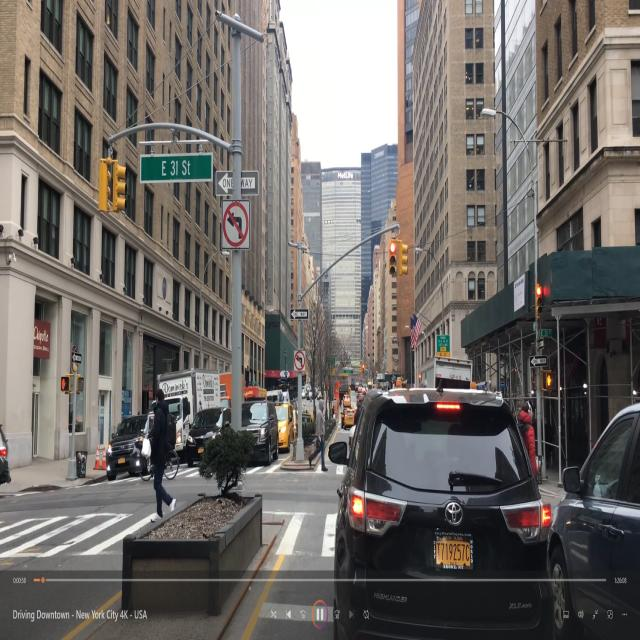
#> input picture crosswalks/images/-41-_png.rf.acb77c9fe9f4b2028122076da7c62aba.jpg, 640 x 640 px, found by its file name; its folder holds only this picture in this run
$ python test_images.py
#> lines starting #> are read from the running program, lines starting #| are printed output that depends on the picture; after the words box and inside, x2 and y2 are one past the last pixel; in counts of white or black regions, pixels touching at a corner belong together
### crosswalks/detect.py
import cv2
import numpy as np
from sklearn.cluster import KMeans
import os

from utils import colorize_image, group_contours

def process_image(img):
    # make ROI
    height, _ = img.shape[:2]
    roi = img[height // 3:, :]

    lab_img = cv2.cvtColor(roi, cv2.COLOR_BGR2LAB)
    l_channel, _, _ = cv2.split(lab_img)

    mean = np.mean(l_channel.flatten())

    l_channel_reshaped = l_channel.reshape(-1, 1)
    num_clusters = 3 if mean < 55 else 4 if mean < 75 else 5 if mean < 110 else 11

    kmeans = KMeans(n_clusters=num_clusters)
    kmeans.fit(l_channel_reshaped)

    cluster_centers = kmeans.cluster_centers_
    labels = kmeans.predict(l_channel_reshaped)
    labels = labels.reshape(l_channel.shape)

    #colorize the image based on the kmeans labels
    cluster_image = colorize_image(l_channel, cluster_centers, labels)
    max_value = np.max(cluster_image)

    # prepere for threshold
    max_mask = (cluster_image == max_value)

    # thresholding
    max_br_image = np.zeros_like(cluster_image)
    max_br_image[max_mask] = 255
    max_br_image[~max_mask] = 0

    # do Morphology to reduce the noise in and around possible crosswalks
    kernel = np.ones((3, 3), np.uint8)
    morph = cv2.morphologyEx(max_br_image, cv2.MORPH_OPEN, kernel)
    kernel = np.ones((5, 5), np.uint8)
    morph = cv2.morphologyEx(morph, cv2.MORPH_CLOSE, kernel)

    # find contours
    cntrs = cv2.findContours(morph, cv2.RETR_EXTERNAL, cv2.CHAIN_APPROX_SIMPLE)
    cntrs = cntrs[0] if len(cntrs) == 2 else cntrs[1]

    contours = roi.copy()
    good_contours = []

    for contour in cntrs:
        epsilon = 0.02 * cv2.arcLength(contour, True)
        approx = cv2.approxPolyDP(contour, epsilon, True)

        x, y, w, h = cv2.boundingRect(approx)
        aspect_ratio = w / float(h)
        area = cv2.contourArea(contour)

        if 0.15 <= aspect_ratio <= 7 and h > 10 and 60 < area < 8000:
            good_contours.append(contour)
            cv2.drawContours(contours, [contour], -1, (0, 0, 255), 1)

    # Aggregate the groups that have an intersection between their boxes
    # The boxes of the groups are defined by taking the minimum x, minimum y, maximum x, and maximum y
    groups = group_contours(good_contours)

    result = roi.copy()
    for i, rect in enumerate(groups):
        x_min, y_min, w, h = rect

        # draw on the image applied with the roi
        cv2.rectangle(result, (x_min, y_min), (x_min + w, y_min + h), (0, 255, 0), 2)

        # save original image rectangle
        groups[i] = (x_min, y_min + height // 3, w, h)
    return ([roi, cluster_image, morph, contours, result], groups)

### crosswalks/utils.py
import cv2
import numpy as np

def group_contours(contours, min_group_size=3):
    groups = []
    for i, contour in enumerate(contours):
        group = [contour]

        for j, contour2 in enumerate(contours):
            if i != j:
                cx, cy, cw, ch = cv2.boundingRect(contours[j])
                mean_h = sum(cv2.boundingRect(c)[3] for c in group) / len(group)
                mean_w = sum(cv2.boundingRect(c)[2] for c in group) / len(group)
                mean_center_y = sum((cv2.boundingRect(c)[1] + cv2.boundingRect(c)[3]) / 2.0 for c in group) / len(group)
                current_center_y = ((cy + ch) / 2.0)
                mean_area = sum(cv2.contourArea(c) for c in group) / len(group)
                current_area = cv2.contourArea(contours[j])

                if (abs(ch - mean_h) / mean_h < 0.2 and
                    abs(cw - mean_w) / mean_w < 0.5 and
                    abs(current_center_y - mean_center_y) / mean_h < 0.2 and
                    abs(current_area - mean_area) / mean_area < 0.65):
                    group.append(contour2)

        groups.append(group)

    # Merge intersecting bounding rectangles into single groups
    merged_groups = []
    for group in groups:
        if len(group) >= min_group_size:
            # Ensure all contours in the group are non-empty before merging
            non_empty_contours = [c for c in group if len(c) > 0]
            if non_empty_contours:
                merged_rect = cv2.boundingRect(np.vstack(non_empty_contours))
                merged_groups.append(merged_rect)

    # Further merge groups if their bounding rectangles intersect
    final_groups = []
    while merged_groups:
        rect1 = merged_groups.pop(0)
        x1, y1, w1, h1 = rect1
        merge_occurred = False
        for i, rect2 in enumerate(merged_groups):
            x2, y2, w2, h2 = rect2
            if (x1 < x2 + w2 and x1 + w1 > x2 and y1 < y2 + h2 and y1 + h1 > y2):
                # Merge rect1 and rect2 into a single rectangle
                new_x = min(x1, x2)
                new_y = min(y1, y2)
                new_w = max(x1 + w1, x2 + w2) - new_x
                new_h = max(y1 + h1, y2 + h2) - new_y
                merged_groups[i] = (new_x, new_y, new_w, new_h)
                merge_occurred = True
                break
        if not merge_occurred:
            final_groups.append(rect1)

    return final_groups

def colorize_image(image, cluster_centers, labels):
    colorized_image = np.zeros_like(image, dtype=np.uint8)

    for i in range(image.shape[0]):
        for j in range(image.shape[1]):
            cluster_index = labels[i, j]
            colorized_image[i, j] = int(cluster_centers[cluster_index][0])

    return colorized_image

### crosswalks/test_images.py
import cv2
import numpy as np
import os

from detect import process_image

def create_collage(images, output_path):
    rows = 2
    collage_height = 320 * rows
    collage_width = 960
    collage = np.zeros((collage_height, collage_width, 3), dtype=np.uint8)

    for i, img in enumerate(images):
        row = i // 3
        col = i % 3
        resized_img = cv2.resize(img, (320, 320))

        if len(resized_img.shape) == 2:
            resized_img = cv2.cvtColor(resized_img, cv2.COLOR_GRAY2BGR)

        collage[row * 320:(row + 1) * 320, col * 320:(col + 1) * 320] = resized_img

    cv2.imwrite(output_path, collage)

if __name__ == "__main__":
    input_dir = './crosswalks/images'
    output_dir = './crosswalks/outputs'

    for image_name in os.listdir(input_dir):
        image_path = os.path.join(input_dir, image_name)
        image = cv2.imread(image_path)
#> image is the input picture: shape (640, 640, 3); mean B, G, R 102.9, 106.7, 111.5

        if image is None:
            print(f'Error: Could not open image {image_name}.')
            continue

        (a, _) = process_image(image)
#> in process_image, `l_channel, _, _ = cv2.split(lab_img)`:
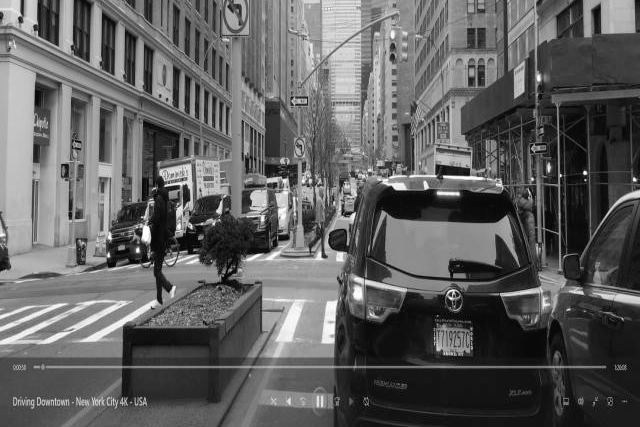
#> l_channel: shape (427, 640); min 0, max 255, mean 95.8
#> in process_image, `mean = np.mean(l_channel.flatten())`: mean = 95.83
#> in process_image, `num_clusters = 3 if mean < 55 else 4 if mean < 75 else 5 if mean < 110..`: num_clusters = 5
#> in process_image, `cluster_centers = kmeans.cluster_centers_`: cluster_centers = [29.23, 123.6, 76.81, 205.9, 160.5]
#> in process_image, `labels = labels.reshape(l_channel.shape)`:
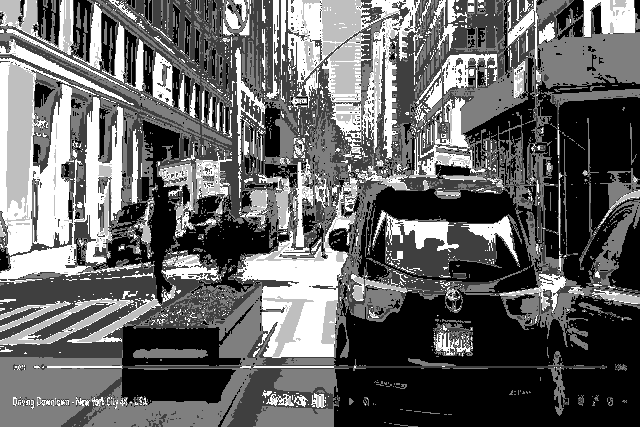
#> labels: shape (427, 640) int32; min 0, max 4, mean 1.58; drawn with min black and max white
#> in process_image, `max_value = np.max(cluster_image)`: max_value = 205
#> in process_image, `max_mask = (cluster_image == max_value)`:
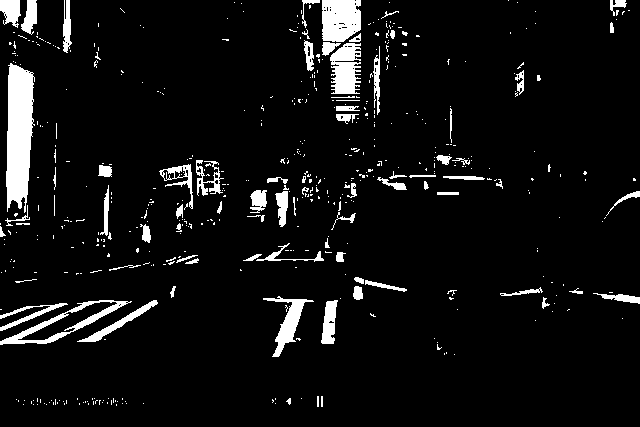
#> max_mask: shape (427, 640) bool; 6.6% white; 515 white regions (435 under 20 px)
#> after the loop in process_image, `for contour in cntrs:`:
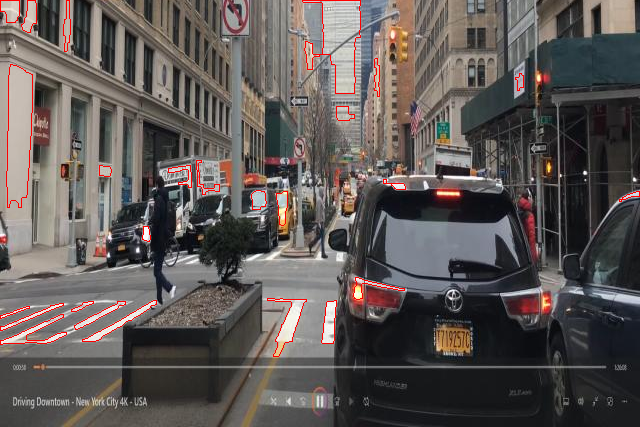
#> contours: shape (427, 640, 3); mean B, G, R 86.1, 88.3, 94.6
#> after the loop in process_image, `for contour in cntrs:`: good_contours = 25 contours; largest, box (x1, y1, x2, y2) and area: (6, 64, 33, 208) 3009, (302, 0, 361, 94) 2949, (267, 298, 307, 357) 740, (0, 314, 67, 345) 504, (321, 300, 337, 344) 456
#> the loop in group_contours, `for i, contour in enumerate(contours):` made 25 passes
#> after the loop in group_contours, `for i, contour in enumerate(contours):`: groups = 25 items
#> the loop in group_contours, `for group in groups:` made 25 passes
#> after the loop in group_contours, `for group in groups:`: merged_groups = []
#> a = 5 items
        create_collage([image] + a, os.path.join(output_dir, image_name))
#> the loop in create_collage, `for i, img in enumerate(images):` made 6 passes
#> (row, col) on passes 1 to 6: (0, 0), (0, 1), (0, 2), (1, 0), (1, 1), (1, 2)
#> pass 1, in create_collage, `resized_img = cv2.resize(img, (320, 320))`:
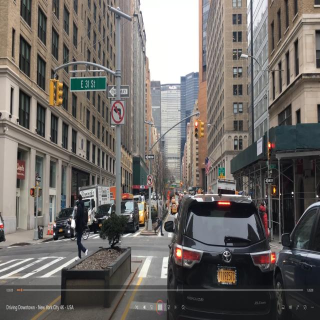
#> resized_img: shape (320, 320, 3); mean B, G, R 103.1, 106.8, 111.7
#> pass 3, in create_collage, `resized_img = cv2.resize(img, (320, 320))`:
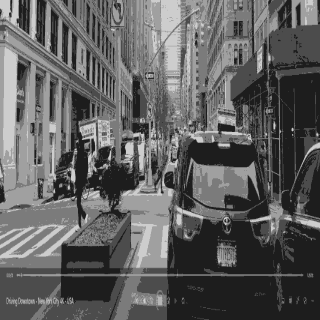
#> resized_img: shape (320, 320); min 29, max 205, mean 95.3
#> after the loop in create_collage, `for i, img in enumerate(images):`:
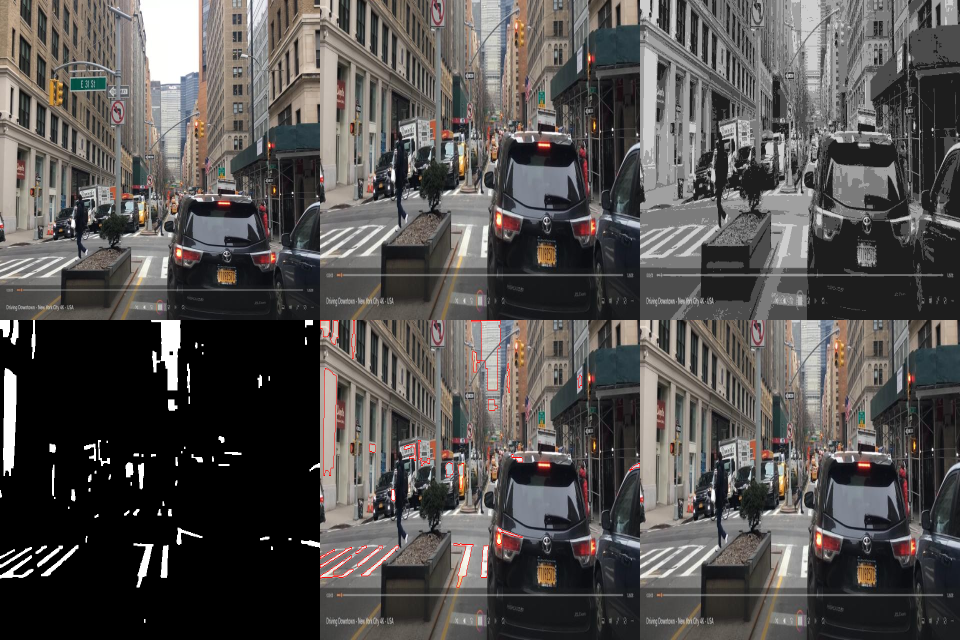
#> collage: shape (640, 960, 3); mean B, G, R 79, 80.7, 83.8
        print(image_name)

    print("Processing completed. Check the './outputs' folder for results.")

$ run again, on crosswalks/images/-67-_png.rf.81182a998ea93d6408cbf7c690e8e541.jpg
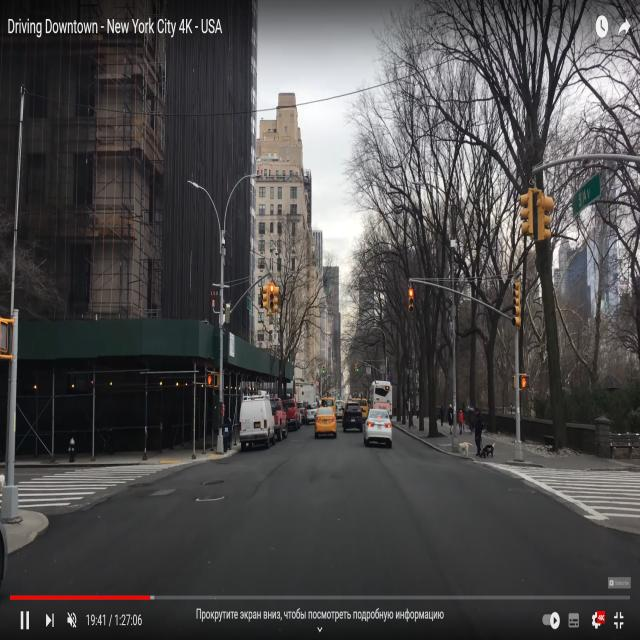
#> input picture crosswalks/images/-67-_png.rf.81182a998ea93d6408cbf7c690e8e541.jpg, 640 x 640 px, found by its file name
#> image is the input picture: shape (640, 640, 3); mean B, G, R 75.7, 75.9, 77.5
#> lab_img: shape (427, 640, 3); mean of channels 0, 1, 2 67.6, 128.5, 129
#> mean = 67.6
#> num_clusters = 4
#> cluster_centers = [113.2, 27.76, 63.3, 185.3]
#> labels: shape (427, 640) int32; 4 distinct labels, from 0 to 3
#> max_value = 185
#> max_mask: shape (427, 640) bool; 6.7% white; 737 white regions (634 under 20 px)
#> after the loop in process_image, `for contour in cntrs:`: good_contours = 23 contours; largest, box (x1, y1, x2, y2) and area: (304, 0, 387, 121) 3547, (240, 178, 273, 213) 667, (494, 251, 612, 307) 594, (368, 194, 392, 222) 474, (498, 0, 523, 33) 400
#> the loop in group_contours, `for i, contour in enumerate(contours):` made 23 passes
#> after the loop in group_contours, `for i, contour in enumerate(contours):`: groups = 23 items
#> the loop in group_contours, `for group in groups:` made 23 passes
#> merged_rect on pass 15: (514, 24, 126, 27)
#> after the loop in group_contours, `for group in groups:`: merged_groups = [(514, 24, 126, 27)]
#> the loop in group_contours, `while merged_groups:` made 1 pass
#> after the loop in group_contours, `while merged_groups:`: merged_groups = []
#> in process_image, `groups = group_contours(good_contours)`: groups = [(514, 24, 126, 27)]
#> the loop in process_image, `for i, rect in enumerate(groups):` made 1 pass
#> after the loop in process_image, `for i, rect in enumerate(groups):`:
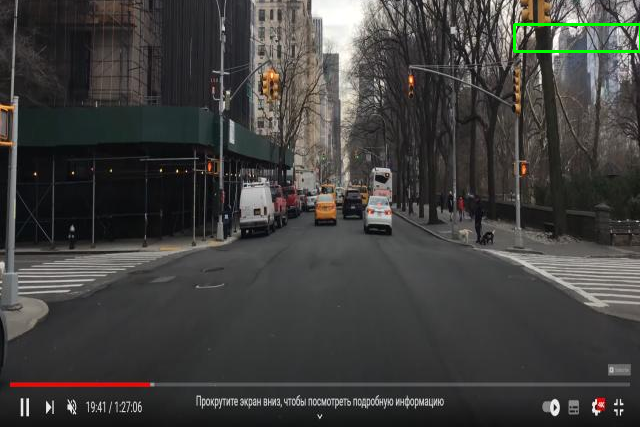
#> result: shape (427, 640, 3); mean B, G, R 62.4, 64.4, 65.2
#> after the loop in process_image, `for i, rect in enumerate(groups):`: groups = [(514, 237, 126, 27)]
#> a = 5 items
#> the loop in create_collage, `for i, img in enumerate(images):` made 6 passes
#> (row, col) on passes 1 to 6: (0, 0), (0, 1), (0, 2), (1, 0), (1, 1), (1, 2)
#> after the loop in create_collage, `for i, img in enumerate(images):`:
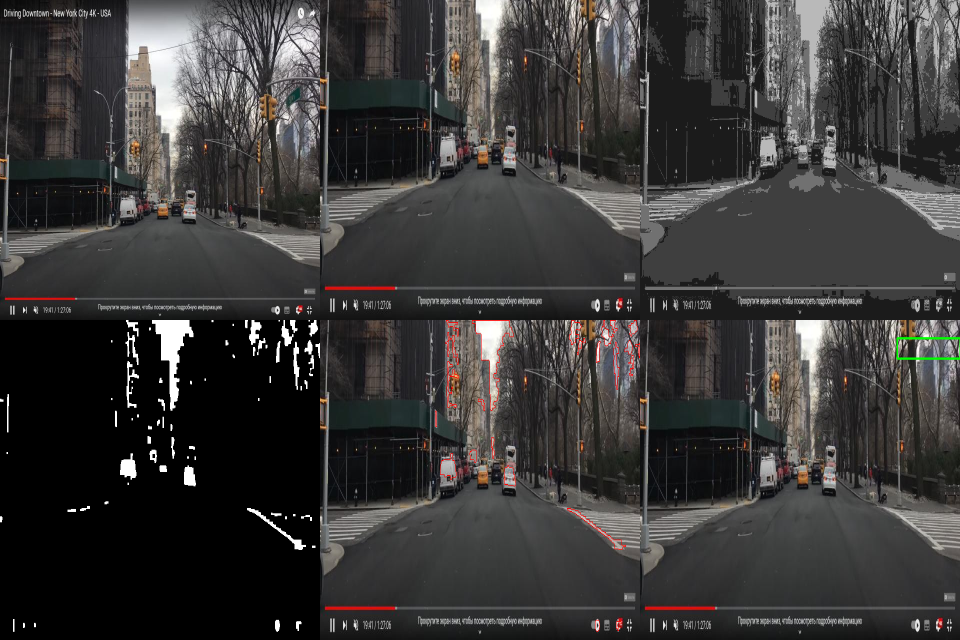
#> collage: shape (640, 960, 3); mean B, G, R 56.6, 57.3, 58.7

$ run again, on crosswalks/images/-68-_png.rf.51f61d19b678f6ce2fd11fdd193fa930.jpg
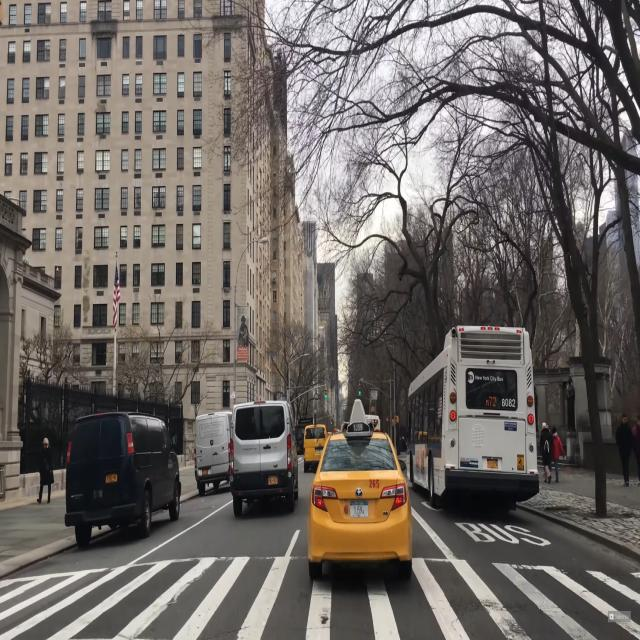
#> input picture crosswalks/images/-68-_png.rf.51f61d19b678f6ce2fd11fdd193fa930.jpg, 640 x 640 px, found by its file name
#> image is the input picture: shape (640, 640, 3); mean B, G, R 101.2, 105.6, 111.7
#> lab_img: shape (427, 640, 3); mean of channels 0, 1, 2 97.9, 129.5, 132.2
#> mean = 97.88
#> num_clusters = 5
#> cluster_centers = [154.6, 68.71, 211.3, 26.22, 107.2]
#> labels: shape (427, 640) int32; 5 distinct labels, from 0 to 4
#> max_value = 211
#> max_mask: shape (427, 640) bool; 8% white; 403 white regions (346 under 20 px)
#> after the loop in process_image, `for contour in cntrs:`: good_contours = 17 contours; largest, box (x1, y1, x2, y2) and area: (299, 0, 403, 109) 3594, (238, 318, 299, 427) 1577, (174, 344, 249, 427) 1450, (113, 344, 215, 427) 1230, (418, 346, 469, 427) 1222
#> the loop in group_contours, `for i, contour in enumerate(contours):` made 17 passes
#> after the loop in group_contours, `for i, contour in enumerate(contours):`: groups = 17 items
#> the loop in group_contours, `for group in groups:` made 17 passes
#> merged_rect on passes 5, 7, 8, 11: (0, 342, 614, 65), (0, 344, 249, 83), (0, 344, 249, 83), (0, 344, 249, 83)
#> after the loop in group_contours, `for group in groups:`: merged_groups = [(0, 342, 614, 65), (0, 344, 249, 83), (0, 344, 249, 83), (0, 344, 249, 83)]
#> the loop in group_contours, `while merged_groups:` made 4 passes
#> (rect1, h1) on passes 1 to 4: ((0, 342, 614, 65), 65), ((0, 342, 614, 85), 85), ((0, 342, 614, 85), 85), ((0, 342, 614, 85), 85)
#> after the loop in group_contours, `while merged_groups:`: final_groups = [(0, 342, 614, 85)]; merged_groups = []
#> in process_image, `groups = group_contours(good_contours)`: groups = [(0, 342, 614, 85)]
#> the loop in process_image, `for i, rect in enumerate(groups):` made 1 pass
#> after the loop in process_image, `for i, rect in enumerate(groups):`:
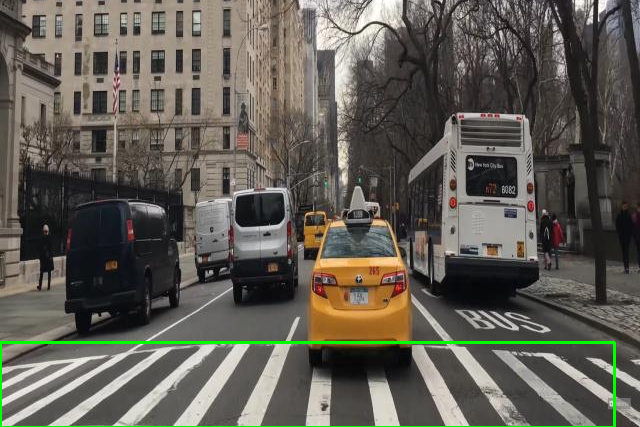
#> result: shape (427, 640, 3); mean B, G, R 84.7, 93.4, 96.7
#> after the loop in process_image, `for i, rect in enumerate(groups):`: groups = [(0, 555, 614, 85)]
#> a = 5 items
#> the loop in create_collage, `for i, img in enumerate(images):` made 6 passes
#> (row, col) on passes 1 to 6: (0, 0), (0, 1), (0, 2), (1, 0), (1, 1), (1, 2)
#> after the loop in create_collage, `for i, img in enumerate(images):`:
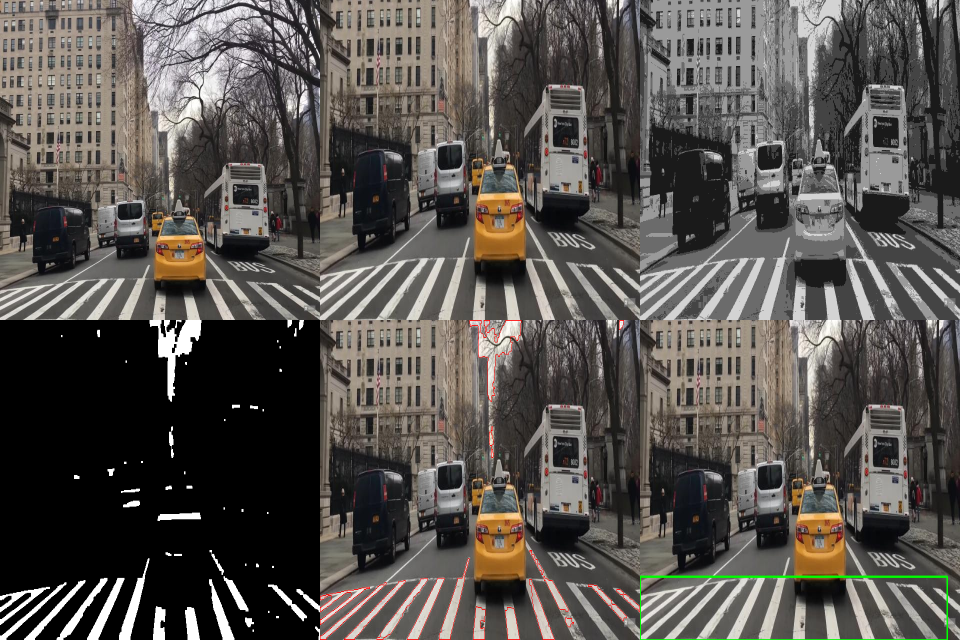
#> collage: shape (640, 960, 3); mean B, G, R 78.4, 82.6, 86.6
